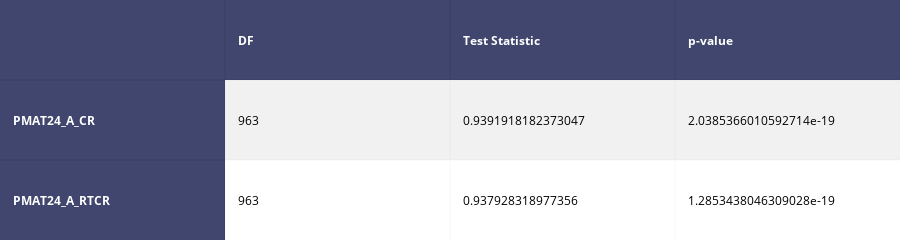

The notebook cell this image was saved under:
### Code cell
# Test for normality
x = data_cog_FluInt.PMAT24_A_CR.dropna()
y = data_cog_FluInt.PMAT24_A_RTCR.dropna()

shapiro_results_x = scipy.stats.shapiro(x)
shapiro_results_y = scipy.stats.shapiro(y)

matrix_sw = [
    ['', 'DF', 'Test Statistic', 'p-value'],
    ['PMAT24_A_CR', len(x) - 1, shapiro_results_x[0], shapiro_results_x[1]],
    ['PMAT24_A_RTCR', len(y) - 1, shapiro_results_y[0], shapiro_results_y[1]]
]

shapiro_table = FF.create_table(matrix_sw, index=True)
iplot(shapiro_table, filename='shapiro-table')
# plot  dist
sns.jointplot(x="PMAT24_A_CR", y="PMAT24_A_RTCR",data=data_cog_FluInt.dropna(),kind="reg");

### Figure 1 — Plotly figure (JSON) as saved in the notebook; plotly's stock layout.template omitted (floating-point values rounded to 4 significant figures)
{"data": [{"colorscale": [[0, "#00083e"], [0.5, "#ededee"], [1, "#ffffff"]], "hoverinfo": "none", "opacity": 0.75, "showscale": false, "type": "heatmap", "z": [[0, 0, 0, 0], [0, 0.5, 0.5, 0.5], [0, 1, 1, 1]]}], "layout": {"annotations": [{"align": "left", "font": {"color": "#ffffff"}, "showarrow": false, "text": "<b></b>", "x": -0.45, "xanchor": "left", "xref": "x1", "y": 0, "yref": "y1"}, {"align": "left", "font": {"color": "#ffffff"}, "showarrow": false, "text": "<b>DF</b>", "x": 0.55, "xanchor": "left", "xref": "x1", "y": 0, "yref": "y1"}, {"align": "left", "font": {"color": "#ffffff"}, "showarrow": false, "text": "<b>Test Statistic</b>", "x": 1.55, "xanchor": "left", "xref": "x1", "y": 0, "yref": "y1"}, {"align": "left", "font": {"color": "#ffffff"}, "showarrow": false, "text": "<b>p-value</b>", "x": 2.55, "xanchor": "left", "xref": "x1", "y": 0, "yref": "y1"}, {"align": "left", "font": {"color": "#ffffff"}, "showarrow": false, "text": "<b>PMAT24_A_CR</b>", "x": -0.45, "xanchor": "left", "xref": "x1", "y": 1, "yref": "y1"}, {"align": "left", "font": {"color": "#000000"}, "showarrow": false, "text": "963", "x": 0.55, "xanchor": "left", "xref": "x1", "y": 1, "yref": "y1"}, {"align": "left", "font": {"color": "#000000"}, "showarrow": false, "text": "0.9391918182373047", "x": 1.55, "xanchor": "left", "xref": "x1", "y": 1, "yref": "y1"}, {"align": "left", "font": {"color": "#000000"}, "showarrow": false, "text": "2.0385366010592714e-19", "x": 2.55, "xanchor": "left", "xref": "x1", "y": 1, "yref": "y1"}, {"align": "left", "font": {"color": "#ffffff"}, "showarrow": false, "text": "<b>PMAT24_A_RTCR</b>", "x": -0.45, "xanchor": "left", "xref": "x1", "y": 2, "yref": "y1"}, {"align": "left", "font": {"color": "#000000"}, "showarrow": false, "text": "963", "x": 0.55, "xanchor": "left", "xref": "x1", "y": 2, "yref": "y1"}, {"align": "left", "font": {"color": "#000000"}, "showarrow": false, "text": "0.937928318977356", "x": 1.55, "xanchor": "left", "xref": "x1", "y": 2, "yref": "y1"}, {"align": "left", "font": {"color": "#000000"}, "showarrow": false, "text": "1.2853438046309028e-19", "x": 2.55, "xanchor": "left", "xref": "x1", "y": 2, "yref": "y1"}], "height": 140, "margin": {"b": 0, "l": 0, "r": 0, "t": 0}, "xaxis": {"dtick": 1, "gridwidth": 2, "showticklabels": false, "tick0": -0.5, "ticks": "", "zeroline": false}, "yaxis": {"autorange": "reversed", "dtick": 1, "gridwidth": 2, "showticklabels": false, "tick0": 0.5, "ticks": "", "zeroline": false}}}
